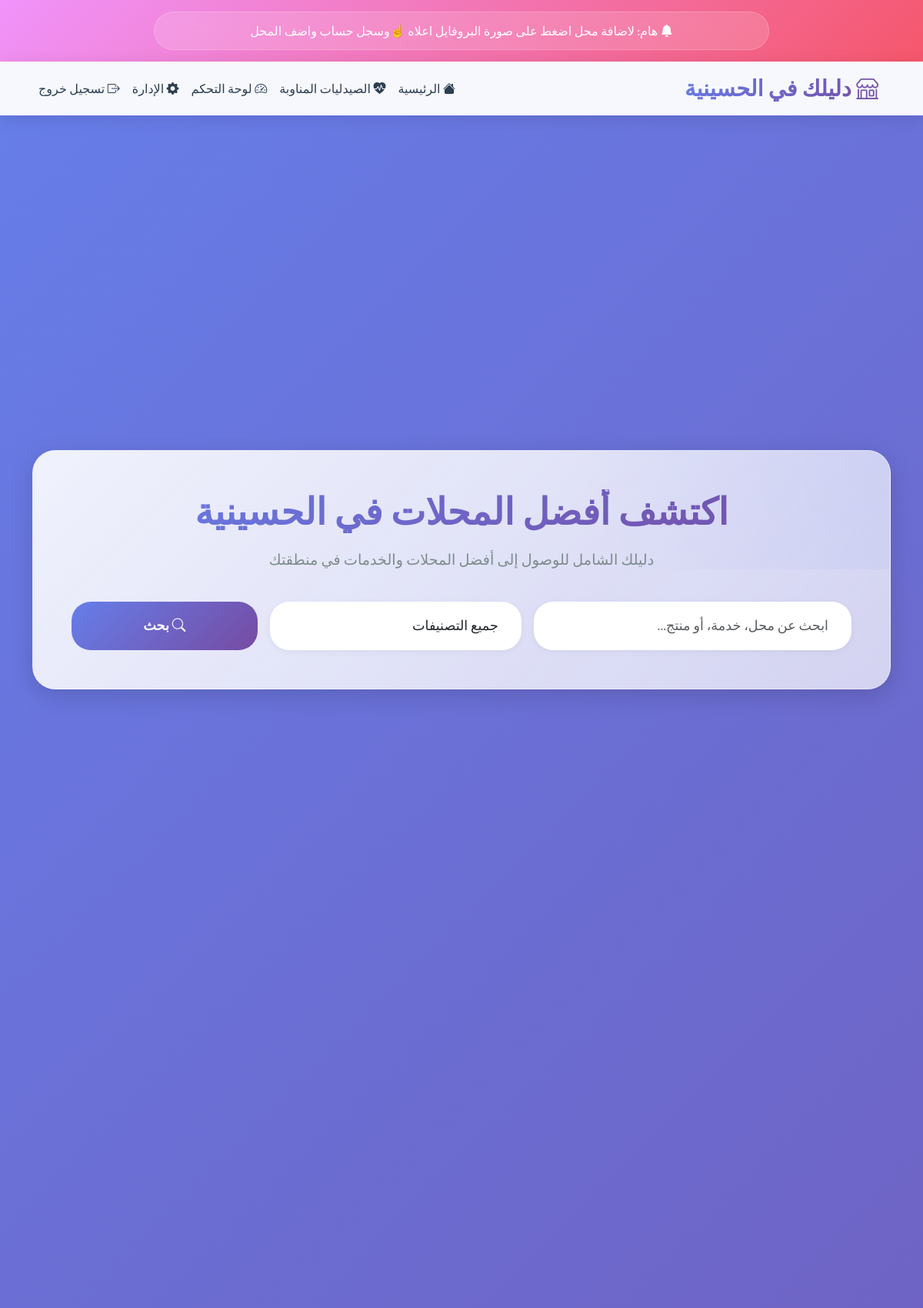
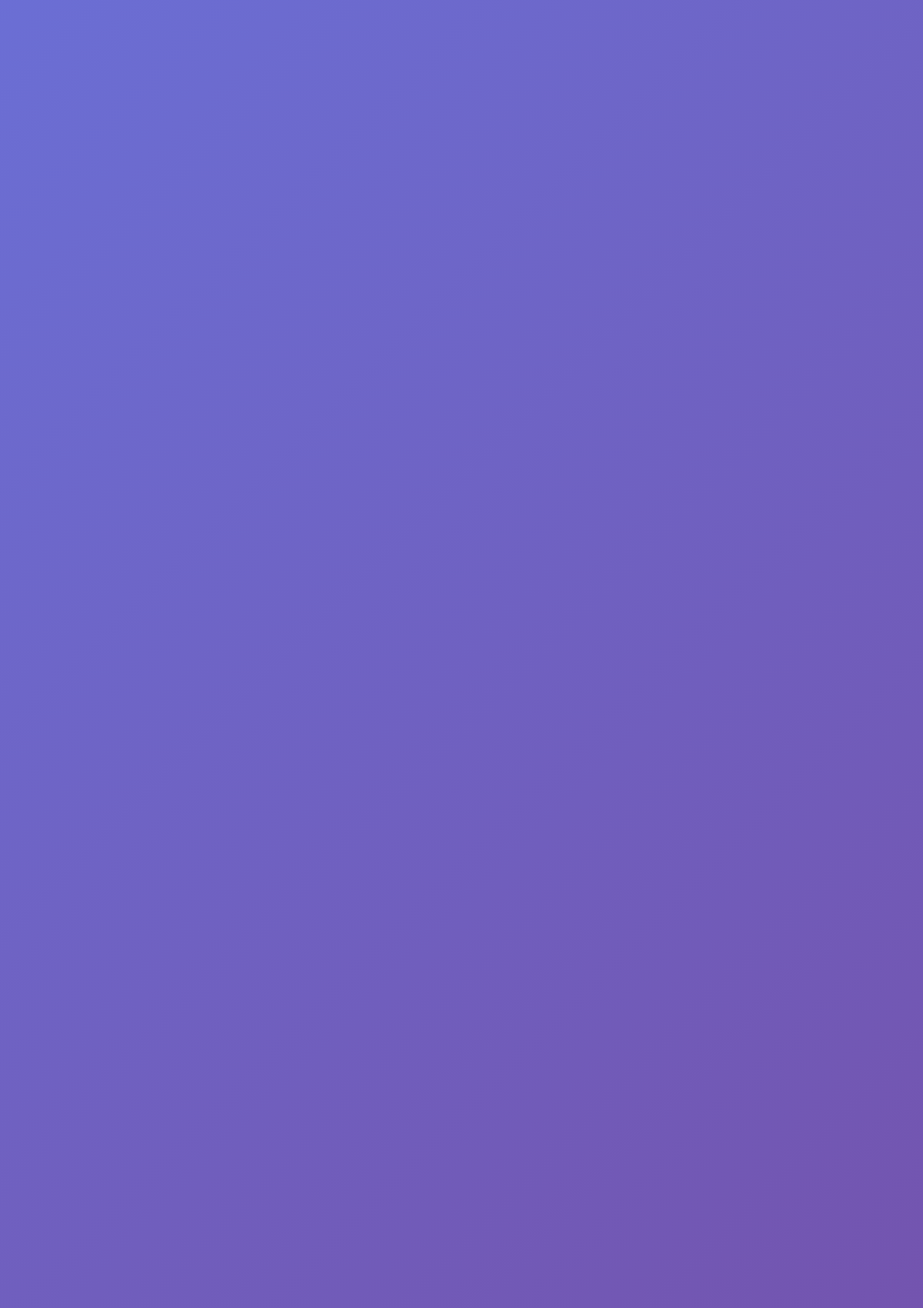
The page / (signed in, upper part) on the database its author committed (2 pictures, top to bottom).
### tables this page shows
CREATE TABLE notifications (
            id INTEGER PRIMARY KEY AUTOINCREMENT,
            title TEXT NOT NULL,
            message TEXT NOT NULL,
            type TEXT,
            is_active BOOLEAN DEFAULT 1,
            created_at TIMESTAMP DEFAULT CURRENT_TIMESTAMP,
            expires_at TIMESTAMP
        );

CREATE TABLE site_settings (
            id INTEGER PRIMARY KEY AUTOINCREMENT,
            setting_key TEXT UNIQUE NOT NULL,
            setting_value TEXT,
            description TEXT
        , category TEXT DEFAULT "general");

### app.py (the view)
@app.route('/')
def index():
    if 'user_id' not in session:
        flash('يجب تسجيل الدخول لمشاهدة المحتوى', 'warning')
        return redirect(url_for('login'))
    conn = sqlite3.connect('hussainiya_stores.db')
    cursor = conn.cursor()
    settings = get_site_settings()
    latest_stores = []
    popular_stores = []
    top_rated_stores = []
    featured_stores = []
    if settings.get('show_latest_stores', '1') == '1':
        limit = int(settings.get('latest_stores_count', '6'))
        cursor.execute('''
            SELECT s.*, c.name as category_name
            FROM stores s
            LEFT JOIN categories c ON s.category_id = c.id
            WHERE s.is_approved = 1
            ORDER BY s.created_at DESC
            LIMIT ?
        ''', (limit,))
        latest_stores = cursor.fetchall()
    if settings.get('show_most_searched_stores', '1') == '1':
        limit = int(settings.get('most_searched_stores_count', '6'))
        cursor.execute('''
            SELECT s.*, c.name as category_name
            FROM stores s
            LEFT JOIN categories c ON s.category_id = c.id
            WHERE s.is_approved = 1 AND s.search_count > 0
            ORDER BY s.search_count DESC
            LIMIT ?
        ''', (limit,))
        popular_stores = cursor.fetchall()
    if settings.get('show_top_rated_stores', '1') == '1':
        limit = int(settings.get('top_rated_stores_count', '6'))
        cursor.execute('''
            SELECT s.*, c.name as category_name, COUNT(r.id) as ratings_count
            FROM stores s
            LEFT JOIN categories c ON s.category_id = c.id
            LEFT JOIN ratings r ON s.id = r.store_id
            WHERE s.is_approved = 1 AND s.rating_avg > 0
            GROUP BY s.id
            ORDER BY COUNT(r.id) DESC, s.rating_avg DESC
            LIMIT ?
        ''', (limit,))
        top_rated_stores = cursor.fetchall()
    if settings.get('show_featured_stores', '1') == '1':
        limit = int(settings.get('featured_stores_count', '4'))
        cursor.execute('''
            SELECT s.*, c.name as category_name
            FROM stores s
            LEFT JOIN categories c ON s.category_id = c.id
            WHERE s.is_approved = 1 AND s.rating_avg >= 4.0
            ORDER BY s.rating_avg DESC, s.search_count DESC
            LIMIT ?
        ''', (limit,))
        featured_stores = cursor.fetchall()
    categories_grid = []
    if settings.get('show_categories_grid', '1') == '1':
        limit = int(settings.get('categories_grid_count', '8'))
        cursor.execute('SELECT * FROM categories LIMIT ?', (limit,))
        categories_grid = cursor.fetchall()
    cursor.execute('SELECT * FROM categories ORDER BY name')
    all_categories = cursor.fetchall()
    conn.close()
    return render_template('index.html',
                         latest_stores=latest_stores,
                         popular_stores=popular_stores,
                         top_rated_stores=top_rated_stores,
                         featured_stores=featured_stores,
                         categories=categories_grid,
                         all_categories=all_categories,
                         site_settings=settings)

### templates/index.html (shortened to what this page needs)
<!DOCTYPE html>
<html lang="ar" dir="rtl">
<head>
    <link href="https://cdn.jsdelivr.net/npm/bootstrap@5.3.0/dist/css/bootstrap.min.css" rel="stylesheet">
    <link href="https://cdn.jsdelivr.net/npm/bootstrap-icons@1.10.0/font/bootstrap-icons.css" rel="stylesheet">
</head>
<body>
    {% if notifications %}
    <div class="notification-bar" id="notificationBar">
        <div class="notification-carousel">
            {% for notification in notifications %}
            <div class="notification-item {% if loop.first %}active{% endif %}" data-index="{{ loop.index0 }}">
                <i class="bi bi-bell-fill"></i> {{ notification[1] }}: {{ notification[2] }}
            </div>
            {% endfor %}
        </div>
    </div>
    {% endif %}
    <header class="modern-header">
        <nav class="navbar navbar-expand-lg">
            <div class="container">
                <a class="navbar-brand" href="{{ url_for('index') }}">
                    <i class="bi bi-shop"></i> {{ site_settings.site_title or 'دليل محلات الحسينية' }}
                </a>
                <div class="collapse navbar-collapse" id="navbarNav">
                    <ul class="navbar-nav me-auto">
                        <li class="nav-item">
                            <a class="nav-link" href="{{ url_for('index') }}">
                                <i class="bi bi-house-fill"></i> الرئيسية
                            </a>
                        </li>
                        <li class="nav-item">
                            <a class="nav-link" href="{{ url_for('duty_pharmacies') }}">
                                <i class="bi bi-heart-pulse-fill"></i> الصيدليات المناوبة
                            </a>
                        </li>
                    </ul>
                    <ul class="navbar-nav">
                        {% if session.user_id %}
                        <li class="nav-item">
                            <a class="nav-link" href="{{ url_for('dashboard') }}">
                                <i class="bi bi-speedometer2"></i> لوحة التحكم
                            </a>
                        </li>
                        {% if session.is_admin %}
                        <li class="nav-item">
                            <a class="nav-link" href="{{ url_for('admin_dashboard') }}">
                                <i class="bi bi-gear-fill"></i> الإدارة
                            </a>
                        </li>
                        {% endif %}
                        <li class="nav-item">
                            <a class="nav-link" href="{{ url_for('logout') }}">
                                <i class="bi bi-box-arrow-right"></i> تسجيل خروج
                            </a>
                        </li>
                        {% endif %}
                    </ul>
                </div>
            </div>
        </nav>
    </header>
    <div class="container">
        <div class="hero-search fade-in">
            <h1 class="hero-title">اكتشف أفضل المحلات في الحسينية</h1>
            <p class="hero-subtitle">دليلك الشامل للوصول إلى أفضل المحلات والخدمات في منطقتك</p>
            <form action="{{ url_for('search') }}" method="GET" class="search-form">
                <div class="row g-3 justify-content-center">
                    <div class="col-md-5">
                        <input type="text" name="q" class="form-control search-input"
                               placeholder="ابحث عن محل، خدمة، أو منتج...">
                    </div>
                    <div class="col-md-4">
                        <select class="form-control search-input" name="category">
                            <option value="">جميع التصنيفات</option>
                        </select>
                    </div>
                    <div class="col-md-3">
                        <button type="submit" class="btn btn-search w-100">
                            <i class="bi bi-search"></i> بحث
                        </button>
                    </div>
                </div>
            </form>
        </div>
    </div>
</body>
</html>

### templates/index.html (style rules this page uses)
:root { --primary_gradient: linear-gradient(135deg, #667eea 0%, #764ba2 100%); --secondary_gradient: linear-gradient(135deg, #f093fb 0%, #f5576c 100%); --accent_gradient: linear-gradient(135deg, #4facfe 0%, #00f2fe 100%); --dark_gradient: linear-gradient(135deg, #232526 0%, #414345 100%); --success_gradient: linear-gradient(135deg, #11998e 0%, #38ef7d 100%); --warning_gradient: linear-gradient(135deg, #ff9a9e 0%, #fecfef 100%); --primary_color: #667eea; --secondary_color: #764ba2; --text_dark: #2c3e50; --text_light: #7f8c8d; --bg_light: #f8f9fa; --shadow_light: 0 2px 10px rgba(0,0,0,0.05); --shadow_medium: 0 4px 20px rgba(0,0,0,0.1); --shadow_heavy: 0 8px 30px rgba(0,0,0,0.15); }
* { margin: 0; padding: 0; box-sizing: border-box; }
body { font-family: 'Cairo', sans-serif; background: var(--primary_gradient); min-height: 100vh; overflow-x: hidden; }
.notification-bar { background: var(--secondary_gradient); color: white; padding: 15px 0; text-align: center; position: relative; overflow: hidden; box-shadow: var(--shadow_medium); min-height: 70px; display: flex; align-items: center; justify-content: center; }
.notification-bar::before { content: ''; position: absolute; top: 0; left: -100%; width: 100%; height: 100%; background: linear-gradient(90deg, transparent, rgba(255,255,255,0.2), transparent); animation: shimmer 3s infinite; }
.notification-carousel { position: relative; width: 100%; max-width: 800px; overflow: hidden; }
.notification-item { display: none; padding: 12px 25px; background: rgba(255,255,255,0.15); border-radius: 25px; font-weight: 500; backdrop-filter: blur(10px); border: 1px solid rgba(255,255,255,0.2); opacity: 0; transform: translateX(50px); transition: all 0.5s ease; position: absolute; width: 100%; text-align: center; box-sizing: border-box; }
.notification-item.active { display: block; opacity: 1; transform: translateX(0); position: relative; }
.modern-header { background: rgba(255,255,255,0.95); backdrop-filter: blur(20px); box-shadow: var(--shadow_medium); position: sticky; top: 0; z-index: 1000; border-bottom: 1px solid rgba(255,255,255,0.2); }
.navbar-brand { font-size: 1.8rem; font-weight: 700; background: var(--primary_gradient); -webkit-background-clip: text; -webkit-text-fill-color: transparent; background-clip: text; }
.nav-link { font-weight: 500; color: var(--text_dark) !important; transition: all 0.3s ease; position: relative; }
.hero-search { background: linear-gradient(135deg, rgba(255,255,255,0.9) 0%, rgba(255,255,255,0.7) 100%); backdrop-filter: blur(20px); border-radius: 30px; padding: 50px; margin: 50px 0; box-shadow: var(--shadow_heavy); border: 1px solid rgba(255,255,255,0.3); position: relative; overflow: hidden; }
.hero-search::before { content: ''; position: absolute; top: -50%; right: -50%; width: 100%; height: 100%; background: radial-gradient(circle, rgba(102,126,234,0.1) 0%, transparent 70%); animation: float 6s ease-in-out infinite; }
.hero-title { font-size: 3rem; font-weight: 700; background: var(--primary_gradient); -webkit-background-clip: text; -webkit-text-fill-color: transparent; background-clip: text; text-align: center; margin-bottom: 20px; }
.hero-subtitle { font-size: 1.2rem; color: var(--text_light); text-align: center; margin-bottom: 40px; }
.search-form { position: relative; z-index: 2; }
.search-input { border: none; border-radius: 25px; padding: 18px 30px; font-size: 1.1rem; box-shadow: var(--shadow_light); transition: all 0.3s ease; background: white; }
.btn-search { background: var(--primary_gradient); border: none; border-radius: 25px; padding: 18px 35px; color: white; font-weight: 600; font-size: 1.1rem; transition: all 0.3s ease; }
.fade-in { animation: fadeIn 0.8s ease-out; }

### rows shown on the page
notifications: title "هام", message "لاضافة محل اضغط على صورة البروفايل اعلاه ☝️وسجل حساب واضف المحل"
site_settings: setting_value "دليلك في الحسينية"
